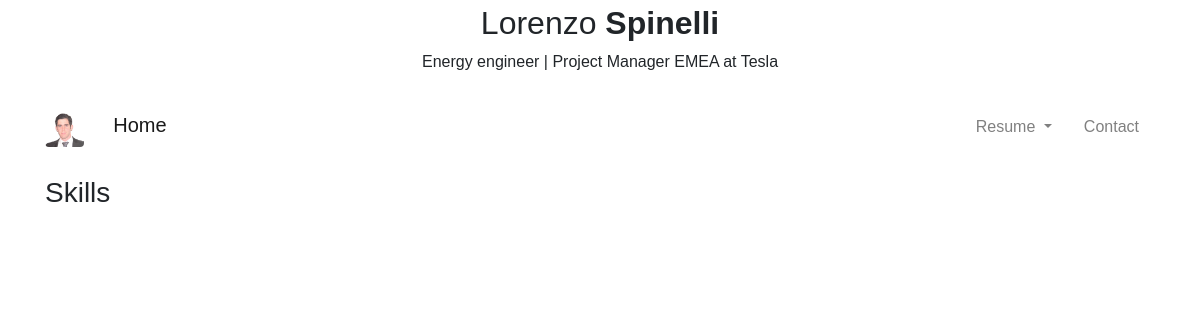
/resume/skills/, run on an earlier commit of the app's database.
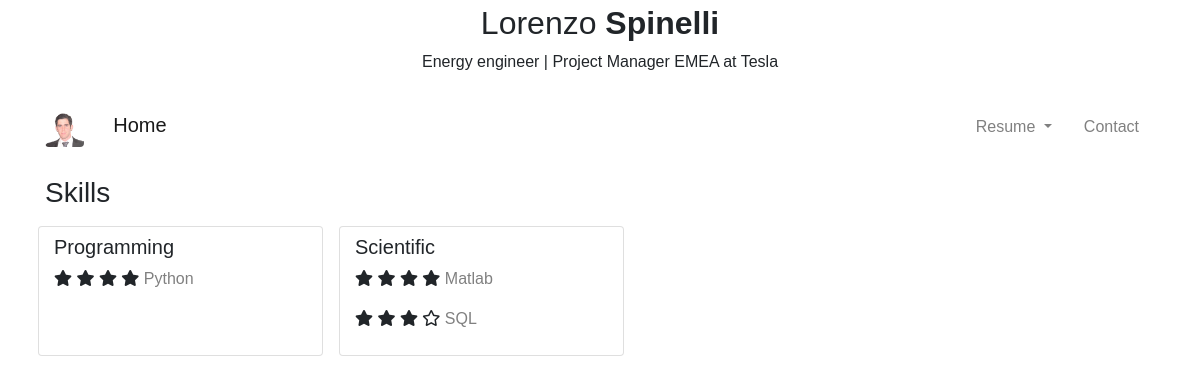
And on a later commit of the database.
### mainpage/models.py (models this page shows, shortened)
class SkillCategory(models.Model):
    name = models.CharField(max_length = 100, primary_key = True)
    descript = models.TextField(blank=True)
    class Meta:
        verbose_name_plural = 'Companies'

class Skill(models.Model):
    name = models.CharField(max_length = 100, primary_key = True)
    category = models.ForeignKey(SkillCategory, on_delete=models.CASCADE)
    url = models.URLField()
    level = models.IntegerField(choices = (
        (1, 'basic'),
        (2, 'advanced'),
        (3, 'expert'),
        (4, 'professional')
    ))

### mainpage/views.py (the view)
# urls.py: path('skills/', views.SkillCategoryListView.as_view(), name='skills'),
class SkillCategoryListView(ListView):
    context_object_name = 'skillcategory'
    model = models.SkillCategory
    template_name = 'mainpage/resume/skill.html'

### templates/mainpage/resume/skill.html
{% extends 'mainpage/base.html' %}
{% block body_block %}
<h3 class="my-3">
    Skills
</h3>
<div class="row">
    {% for category in skillcategory %}
        <div class="col-lg-3 col-sm-6 card mx-2 py-2">
            <h5>
                {{ category.name }}
            </h5>
            {% for skill in category.skill_set.all %}
                    <p>
                    {% for star in i|rjust:4 %}
                        {% if forloop.counter <= skill.level %}
                            <i class="fas fa-star"></i>
                        {% else %}
                            <i class="far fa-star" ></i>
                        {% endif %}
                    {% endfor %}
                    <a href="{{ skill.url }}">{{ skill.name }}</a>
                    </p>
            {% endfor %}
        </div>
    {% endfor %}
</div>
{% endblock %}

What changed in the data, as far as the page shows it:
added SkillCategory: name "Programming"
added Skill: level 4 (drawn), name "Python", shown under "Programming"
added SkillCategory: name "Scientific"
added Skill: level 4 (drawn), name "Matlab", shown under "Scientific"
added Skill: level 3 (drawn), name "SQL", shown under "Scientific"
